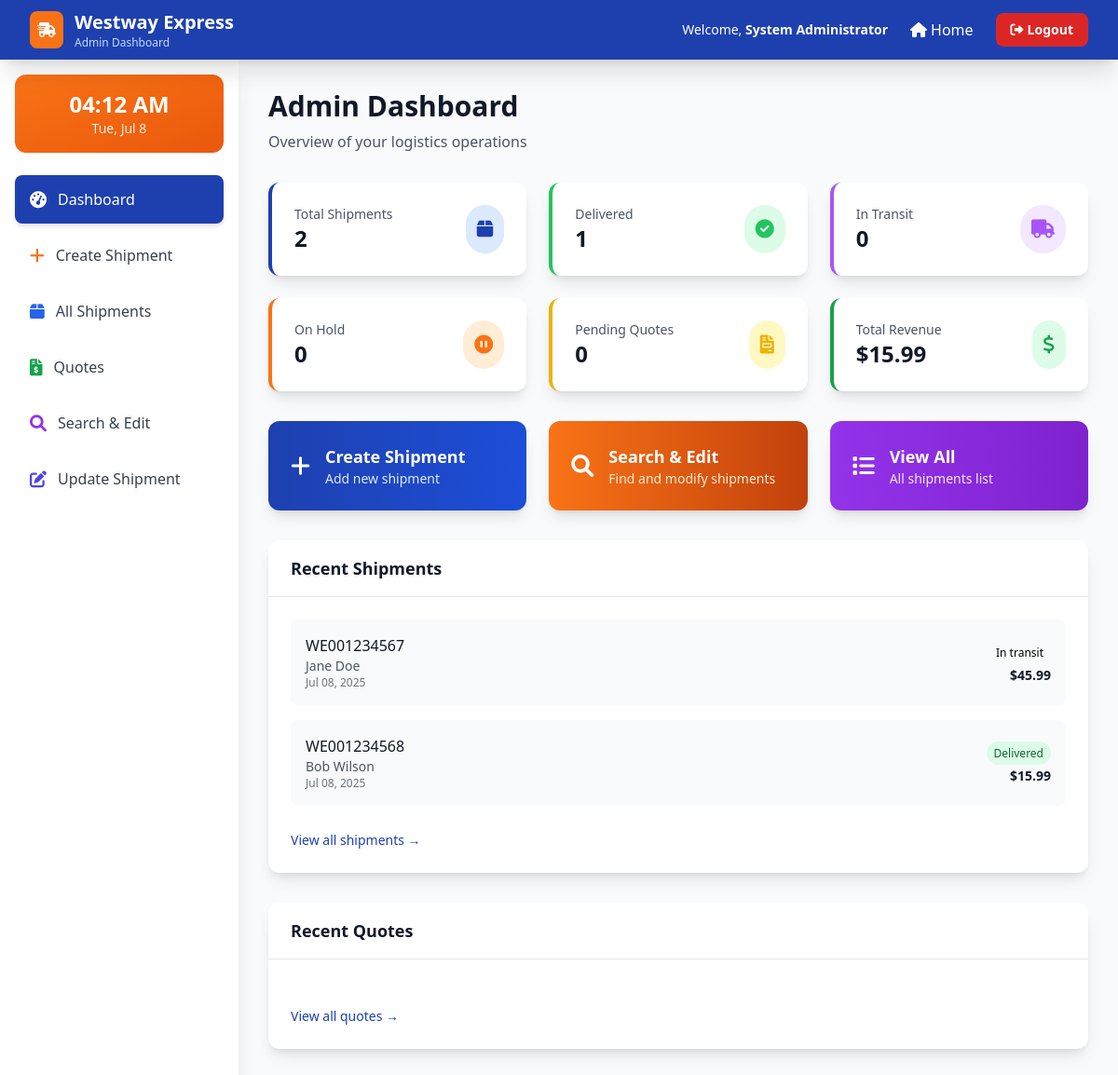
Page /admin/dashboard.php (signed in) on the committed database.
### tables this page shows
CREATE TABLE shipments (
    id INT AUTO_INCREMENT PRIMARY KEY,
    tracking_id VARCHAR(20) UNIQUE NOT NULL,
    sender_name VARCHAR(100) NOT NULL,
    sender_phone VARCHAR(20) NOT NULL,
    sender_address TEXT NOT NULL,
    receiver_name VARCHAR(100) NOT NULL,
    receiver_phone VARCHAR(20) NOT NULL,
    receiver_address TEXT NOT NULL,
    package_description TEXT,
    weight DECIMAL(10,2),
    dimensions VARCHAR(50),
    service_type ENUM('standard', 'express', 'overnight') DEFAULT 'standard',
    status ENUM('pending', 'picked_up', 'in_transit', 'delivered', 'cancelled') DEFAULT 'pending',
    shipping_cost DECIMAL(10,2) NOT NULL,
    created_by INT,
    created_at TIMESTAMP DEFAULT CURRENT_TIMESTAMP,
    updated_at TIMESTAMP DEFAULT CURRENT_TIMESTAMP ON UPDATE CURRENT_TIMESTAMP,
    FOREIGN KEY (created_by) REFERENCES users(id)
);

### admin/dashboard.php (the view, shortened to what this page needs)
<?php
$database = new Database();
$db = $database->getConnection();
$stats_query = "SELECT
    (SELECT COUNT(*) FROM shipments) as total_shipments,
    (SELECT COUNT(*) FROM shipments WHERE status = 'delivered') as delivered_shipments,
    (SELECT COUNT(*) FROM shipments WHERE status = 'intransit') as in_transit_shipments,
    (SELECT COUNT(*) FROM shipments WHERE status = 'onhold') as onhold_shipments,
    (SELECT COUNT(*) FROM quotes WHERE status = 'pending') as pending_quotes,
    (SELECT SUM(shipping_cost) FROM shipments WHERE status = 'delivered') as total_revenue";
$stats = $db->query($stats_query)->fetch(PDO::FETCH_ASSOC);
$recent_shipments_query = "SELECT * FROM shipments ORDER BY created_at DESC LIMIT 5";
$recent_shipments = $db->query($recent_shipments_query)->fetchAll(PDO::FETCH_ASSOC);
?>
<!DOCTYPE html>
<html lang="en">
<head>
    <script src="https://cdn.tailwindcss.com"></script>
    <link href="https://cdnjs.cloudflare.com/ajax/libs/font-awesome/6.0.0/css/all.min.css" rel="stylesheet">
</head>
<body class="bg-gray-50">
    <nav class="bg-gradient-to-r from-cargo-blue to-blue-800 text-white shadow-xl sticky top-0 z-50">
        <div class="max-w-7xl mx-auto px-4 sm:px-6 lg:px-8">
            <div class="flex justify-between items-center h-16">
                <div class="flex items-center space-x-3">
                    <div class="bg-cargo-orange p-2 rounded-lg">
                        <i class="fas fa-shipping-fast text-white"></i>
                    </div>
                    <div>
                        <h1 class="text-lg md:text-xl font-bold">Westway Express</h1>
                        <p class="text-xs text-blue-200">Admin Dashboard</p>
                    </div>
                </div>
                <div class="hidden md:flex items-center space-x-6">
                    <span class="text-sm">Welcome, <span class="font-semibold"><?php echo $_SESSION['full_name']; ?></span></span>
                    <a href="../index.php" class="hover:text-blue-200 transition-colors">
                        <i class="fas fa-home mr-1"></i>Home
                    </a>
                    <a href="../logout.php" class="bg-red-600 hover:bg-red-700 px-4 py-2 rounded-lg text-sm font-semibold transition-colors">
                        <i class="fas fa-sign-out-alt mr-1"></i>Logout
                    </a>
                </div>
            </div>
        </div>
    </nav>
    <div class="flex flex-col lg:flex-row min-h-screen">
        <div class="lg:w-64 bg-white shadow-xl">
            <nav id="sidebar-content" class="hidden lg:block p-4">
                <div class="bg-gradient-to-br from-cargo-orange to-orange-600 rounded-xl p-4 mb-6 text-white text-center">
                    <div class="text-2xl font-bold" id="current-time"></div>
                    <div class="text-sm opacity-90" id="current-date"></div>
                </div>
                <div class="space-y-2">
                    <a href="dashboard.php" class="flex items-center px-4 py-3 text-white bg-cargo-blue rounded-lg shadow-md">
                        <i class="fas fa-tachometer-alt mr-3 text-lg"></i>
                        <span class="font-medium">Dashboard</span>
                    </a>
                    <a href="create-shipment.php" class="flex items-center px-4 py-3 text-gray-700 hover:bg-gray-100 rounded-lg transition-colors">
                        <i class="fas fa-plus mr-3 text-lg text-cargo-orange"></i>
                        <span class="font-medium">Create Shipment</span>
                    </a>
                    <a href="shipments.php" class="flex items-center px-4 py-3 text-gray-700 hover:bg-gray-100 rounded-lg transition-colors">
                        <i class="fas fa-box mr-3 text-lg text-blue-600"></i>
                        <span class="font-medium">All Shipments</span>
                    </a>
                    <a href="quotes.php" class="flex items-center px-4 py-3 text-gray-700 hover:bg-gray-100 rounded-lg transition-colors">
                        <i class="fas fa-file-invoice-dollar mr-3 text-lg text-green-600"></i>
                        <span class="font-medium">Quotes</span>
                    </a>
                    <a href="search-edit.php" class="flex items-center px-4 py-3 text-gray-700 hover:bg-gray-100 rounded-lg transition-colors">
                        <i class="fas fa-search mr-3 text-lg text-purple-600"></i>
                        <span class="font-medium">Search & Edit</span>
                    </a>
                    <a href="update-shipment.php" class="flex items-center px-4 py-3 text-gray-700 hover:bg-gray-100 rounded-lg transition-colors">
                        <i class="fas fa-edit mr-3 text-lg text-indigo-600"></i>
                        <span class="font-medium">Update Shipment</span>
                    </a>
                </div>
            </nav>
        </div>
        <div class="flex-1 p-4 lg:p-8">
            <div class="mb-8">
                <h1 class="text-2xl md:text-3xl font-bold text-gray-900 mb-2">Admin Dashboard</h1>
                <p class="text-gray-600">Overview of your logistics operations</p>
            </div>
            <div class="grid grid-cols-1 sm:grid-cols-2 lg:grid-cols-3 xl:grid-cols-4 gap-4 md:gap-6 mb-8">
                <div class="bg-white rounded-xl shadow-lg p-6 border-l-4 border-cargo-blue">
                    <div class="flex items-center justify-between">
                        <div>
                            <p class="text-sm font-medium text-gray-600">Total Shipments</p>
                            <p class="text-2xl font-bold text-gray-900"><?php echo $stats['total_shipments']; ?></p>
                        </div>
                        <div class="p-3 rounded-full bg-blue-100">
                            <i class="fas fa-box text-cargo-blue text-xl"></i>
                        </div>
                    </div>
                </div>
                <div class="bg-white rounded-xl shadow-lg p-6 border-l-4 border-green-500">
                    <div class="flex items-center justify-between">
                        <div>
                            <p class="text-sm font-medium text-gray-600">Delivered</p>
                            <p class="text-2xl font-bold text-gray-900"><?php echo $stats['delivered_shipments']; ?></p>
                        </div>
                        <div class="p-3 rounded-full bg-green-100">
                            <i class="fas fa-check-circle text-green-500 text-xl"></i>
                        </div>
                    </div>
                </div>
                <div class="bg-white rounded-xl shadow-lg p-6 border-l-4 border-purple-500">
                    <div class="flex items-center justify-between">
                        <div>
                            <p class="text-sm font-medium text-gray-600">In Transit</p>
                            <p class="text-2xl font-bold text-gray-900"><?php echo $stats['in_transit_shipments']; ?></p>
                        </div>
                        <div class="p-3 rounded-full bg-purple-100">
                            <i class="fas fa-truck text-purple-500 text-xl"></i>
                        </div>
                    </div>
                </div>
                <div class="bg-white rounded-xl shadow-lg p-6 border-l-4 border-cargo-orange">
                    <div class="flex items-center justify-between">
                        <div>
                            <p class="text-sm font-medium text-gray-600">On Hold</p>
                            <p class="text-2xl font-bold text-gray-900"><?php echo $stats['onhold_shipments']; ?></p>
                        </div>
                        <div class="p-3 rounded-full bg-orange-100">
                            <i class="fas fa-pause-circle text-cargo-orange text-xl"></i>
                        </div>
                    </div>
                </div>
                <div class="bg-white rounded-xl shadow-lg p-6 border-l-4 border-yellow-500">
                    <div class="flex items-center justify-between">
                        <div>
                            <p class="text-sm font-medium text-gray-600">Pending Quotes</p>
                            <p class="text-2xl font-bold text-gray-900"><?php echo $stats['pending_quotes']; ?></p>
                        </div>
                        <div class="p-3 rounded-full bg-yellow-100">
                            <i class="fas fa-file-invoice text-yellow-500 text-xl"></i>
                        </div>
                    </div>
                </div>
                <div class="bg-white rounded-xl shadow-lg p-6 border-l-4 border-green-600">
                    <div class="flex items-center justify-between">
                        <div>
                            <p class="text-sm font-medium text-gray-600">Total Revenue</p>
                            <p class="text-2xl font-bold text-gray-900">$<?php echo number_format($stats['total_revenue'] ?? 0, 2); ?></p>
                        </div>
                        <div class="p-3 rounded-full bg-green-100">
                            <i class="fas fa-dollar-sign text-green-600 text-xl"></i>
                        </div>
                    </div>
                </div>
            </div>
            <div class="grid grid-cols-1 md:grid-cols-3 gap-4 md:gap-6 mb-8">
                <a href="create-shipment.php" class="bg-gradient-to-r from-cargo-blue to-blue-700 text-white p-6 rounded-xl shadow-lg hover:shadow-xl transition-all duration-200 transform hover:scale-105">
                    <div class="flex items-center">
                        <i class="fas fa-plus text-2xl mr-4"></i>
                        <div>
                            <h3 class="text-lg font-semibold">Create Shipment</h3>
                            <p class="text-blue-100 text-sm">Add new shipment</p>
                        </div>
                    </div>
                </a>
                <a href="search-edit.php" class="bg-gradient-to-r from-cargo-orange to-orange-700 text-white p-6 rounded-xl shadow-lg hover:shadow-xl transition-all duration-200 transform hover:scale-105">
                    <div class="flex items-center">
                        <i class="fas fa-search text-2xl mr-4"></i>
                        <div>
                            <h3 class="text-lg font-semibold">Search & Edit</h3>
                            <p class="text-orange-100 text-sm">Find and modify shipments</p>
                        </div>
                    </div>
                </a>
                <a href="shipments.php" class="bg-gradient-to-r from-purple-600 to-purple-700 text-white p-6 rounded-xl shadow-lg hover:shadow-xl transition-all duration-200 transform hover:scale-105">
                    <div class="flex items-center">
                        <i class="fas fa-list text-2xl mr-4"></i>
                        <div>
                            <h3 class="text-lg font-semibold">View All</h3>
                            <p class="text-purple-100 text-sm">All shipments list</p>
                        </div>
                    </div>
                </a>
            </div>
            <div class="grid grid-cols-1 xl:grid-cols-2 gap-6 md:gap-8">
                <div class="bg-white rounded-xl shadow-lg">
                    <div class="px-6 py-4 border-b border-gray-200">
                        <h3 class="text-lg font-semibold text-gray-900">Recent Shipments</h3>
                    </div>
                    <div class="p-6">
                        <div class="space-y-4">
                            <?php foreach ($recent_shipments as $shipment): ?>
                                <div class="flex items-center justify-between p-4 bg-gray-50 rounded-lg hover:bg-gray-100 transition-colors">
                                    <div class="flex-1">
                                        <p class="font-medium text-gray-900"><?php echo $shipment['tracking_id']; ?></p>
                                        <p class="text-sm text-gray-600"><?php echo $shipment['receiver_name']; ?></p>
                                        <p class="text-xs text-gray-500"><?php echo date('M d, Y', strtotime($shipment['created_at'])); ?></p>
                                    </div>
                                    <div class="text-right">
                                        <span class="px-2 py-1 text-xs rounded-full font-medium
                                            <?php
                                            $status_colors = [
                                                'new_status_created' => 'bg-blue-100 text-blue-800',
                                                'in_process' => 'bg-yellow-100 text-yellow-800',
                                                'onhold' => 'bg-orange-100 text-orange-800',
                                                'intransit' => 'bg-purple-100 text-purple-800',
                                                'delayed' => 'bg-red-100 text-red-800',
                                                'cancelled' => 'bg-gray-100 text-gray-800',
                                                'delivered' => 'bg-green-100 text-green-800'
                                            ];
                                            echo $status_colors[$shipment['status']];
                                            ?>">
                                            <?php echo ucfirst(str_replace('_', ' ', $shipment['status'])); ?>
                                        </span>
                                        <p class="text-sm font-semibold text-gray-900 mt-1">$<?php echo $shipment['shipping_cost']; ?></p>
                                    </div>
                                </div>
                            <?php endforeach; ?>
                        </div>
                        <div class="mt-6">
                            <a href="shipments.php" class="text-cargo-blue hover:text-blue-700 text-sm font-medium">
                                View all shipments →
                            </a>
                        </div>
                    </div>
                </div>
                <div class="bg-white rounded-xl shadow-lg">
                    <div class="px-6 py-4 border-b border-gray-200">
                        <h3 class="text-lg font-semibold text-gray-900">Recent Quotes</h3>
                    </div>
                    <div class="p-6">
                        <div class="mt-6">
                            <a href="quotes.php" class="text-cargo-blue hover:text-blue-700 text-sm font-medium">
                                View all quotes →
                            </a>
                        </div>
                    </div>
                </div>
            </div>
        </div>
    </div>
</body>
</html>

### rows in the picture
shipments: tracking "WE001234567", receiver_name "Jane Doe", created_at "Jul 08, 2025", status "In transit", shipping_cost "45.99"
shipments: tracking "WE001234568", receiver_name "Bob Wilson", created_at "Jul 08, 2025", status "Delivered", shipping_cost "15.99"

### other values in the picture
$_SESSION['full_name'] "System Administrator"
$stats['total_shipments'] "2"
$stats['delivered_shipments'] "1"
$stats['in_transit_shipments'] "0"
$stats['onhold_shipments'] "0"
$stats['pending_quotes'] "0"
$stats['total_revenue'] "15.99"
